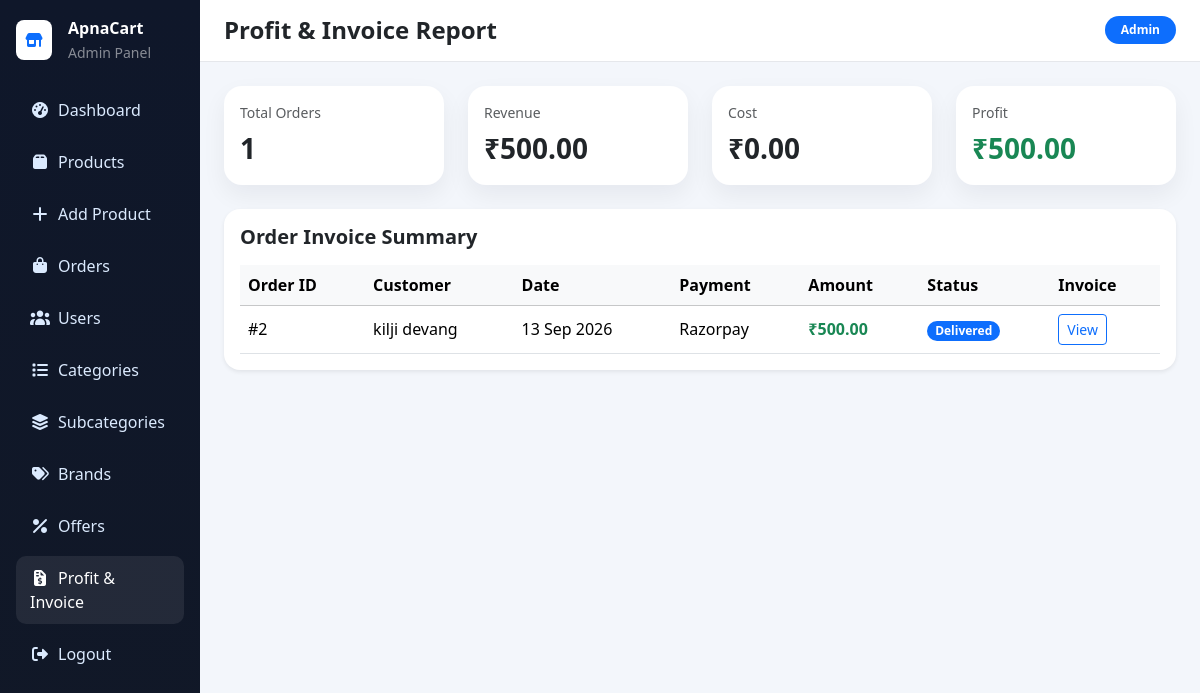
The page /admin/invoice_report.php (signed in) on the database its author committed.
### tables this page shows
CREATE TABLE `orders` (
  `orderID` int(11) NOT NULL,
  `userID` int(11) NOT NULL,
  `fullName` varchar(100) NOT NULL,
  `phone` varchar(20) NOT NULL,
  `address` text NOT NULL,
  `city` varchar(550) NOT NULL,
  `state` varchar(50) NOT NULL,
  `pincode` varchar(20) NOT NULL,
  `totalAmount` decimal(10,2) NOT NULL,
  `paymentMethod` varchar(30) NOT NULL,
  `paymentStatus` varchar(30) DEFAULT 'Pending',
  `orderStatus` varchar(30) DEFAULT 'Placed',
  `orderDate` timestamp NOT NULL DEFAULT current_timestamp()
);

### admin/invoice_report.php (the view, shortened to what this page needs)
<?php
include("../config/db.php");
$invoiceTotal = 0;
$totalOrders = 0;
$totalCost = 0;
$orderRows = [];
$orderSummary = mysqli_query($conn, "SELECT o.orderID, o.userID, o.fullName, o.totalAmount, o.orderDate, o.paymentStatus, o.paymentMethod, o.orderStatus FROM orders o WHERE o.orderStatus = 'Delivered' ORDER BY o.orderID DESC");
if ($orderSummary) {
    $totalOrders = mysqli_num_rows($orderSummary);
    while ($order = mysqli_fetch_assoc($orderSummary)) {
        $orderRows[] = $order;
        $invoiceTotal += (float) $order['totalAmount'];
    }
}
$totalProfit = $invoiceTotal - $totalCost;
?>
<!DOCTYPE html>
<html lang="en">
<head>
    <link href="../bootstrap/css/bootstrap.min.css" rel="stylesheet">
    <link href="../fontawesome/css/all.min.css" rel="stylesheet">
</head>
<body>
    <div class="container-fluid">
        <div class="row">
            <aside class="col-md-2 sidebar text-white p-3">
                <div class="d-flex align-items-center gap-3 mb-4">
                    <div class="bg-white text-primary rounded-3 p-2"><i class="fa-solid fa-shop"></i></div>
                    <div>
                        <div class="fw-bold">ApnaCart</div>
                        <small class="text-white-50">Admin Panel</small>
                    </div>
                </div>
                <nav class="nav flex-column gap-2">
                    <a class="nav-link" href="index.php"><i class="fa-solid fa-gauge-high me-2"></i>Dashboard</a>
                    <a class="nav-link" href="products.php"><i class="fa-solid fa-box me-2"></i>Products</a>
                    <a class="nav-link" href="add_product.php"><i class="fa-solid fa-plus me-2"></i>Add Product</a>
                    <a class="nav-link" href="orders.php"><i class="fa-solid fa-bag-shopping me-2"></i>Orders</a>
                    <a class="nav-link" href="users.php"><i class="fa-solid fa-users me-2"></i>Users</a>
                    <a class="nav-link" href="category.php"><i class="fa-solid fa-list me-2"></i>Categories</a>
                    <a class="nav-link" href="subcategory.php"><i class="fa-solid fa-layer-group me-2"></i>Subcategories</a>
                    <a class="nav-link" href="brands.php"><i class="fa-solid fa-tags me-2"></i>Brands</a>
                    <a class="nav-link" href="offers.php"><i class="fa-solid fa-percent me-2"></i>Offers</a>
                    <a class="nav-link active" href="invoice_report.php"><i class="fa-solid fa-file-invoice-dollar me-2"></i>Profit & Invoice</a>
                    <a class="nav-link" href="logout.php"><i class="fa-solid fa-right-from-bracket me-2"></i>Logout</a>
                </nav>
            </aside>
            <main class="col-md-10 p-0">
                <div class="topbar px-4 py-3 d-flex justify-content-between align-items-center">
                    <div><h4 class="mb-0 fw-bold">Profit & Invoice Report</h4></div>
                    <span class="badge bg-primary rounded-pill px-3 py-2">Admin</span>
                </div>
                <div class="p-4">
                    <div class="row g-4 mb-4">
                        <div class="col-md-3">
                            <div class="card stat-box p-3 border-0">
                                <div class="text-muted small">Total Orders</div>
                                <div class="fs-3 fw-bold mt-1"><?php echo $totalOrders; ?></div>
                            </div>
                        </div>
                        <div class="col-md-3">
                            <div class="card stat-box p-3 border-0">
                                <div class="text-muted small">Revenue</div>
                                <div class="fs-3 fw-bold mt-1">₹<?php echo number_format($invoiceTotal, 2); ?></div>
                            </div>
                        </div>
                        <div class="col-md-3">
                            <div class="card stat-box p-3 border-0">
                                <div class="text-muted small">Cost</div>
                                <div class="fs-3 fw-bold mt-1">₹<?php echo number_format($totalCost, 2); ?></div>
                            </div>
                        </div>
                        <div class="col-md-3">
                            <div class="card stat-box p-3 border-0">
                                <div class="text-muted small">Profit</div>
                                <div class="fs-3 fw-bold mt-1 text-success">₹<?php echo number_format($totalProfit, 2); ?></div>
                            </div>
                        </div>
                    </div>
                    <div class="card shadow-sm border-0 rounded-4">
                        <div class="card-body">
                            <h5 class="fw-bold mb-3">Order Invoice Summary</h5>
                            <div class="table-responsive">
                                <table class="table table-hover align-middle mb-0">
                                    <thead class="table-light">
                                        <tr>
                                            <th>Order ID</th>
                                            <th>Customer</th>
                                            <th>Date</th>
                                            <th>Payment</th>
                                            <th>Amount</th>
                                            <th>Status</th>
                                            <th>Invoice</th>
                                        </tr>
                                    </thead>
                                    <tbody>
                                        <?php if (!empty($orderRows)) : ?>
                                            <?php foreach ($orderRows as $row) : ?>
                                                <tr>
                                                    <td>#<?php echo $row['orderID']; ?></td>
                                                    <td><?php echo htmlspecialchars($row['fullName']); ?></td>
                                                    <td><?php echo date('d M Y', strtotime($row['orderDate'])); ?></td>
                                                    <td><?php echo htmlspecialchars($row['paymentMethod']); ?></td>
                                                    <td class="fw-bold text-success">₹<?php echo number_format((float)$row['totalAmount'], 2); ?></td>
                                                    <td>
                                                        <span class="badge bg-primary rounded-pill"><?php echo htmlspecialchars($row['orderStatus']); ?></span>
                                                    </td>
                                                    <td>
                                                        <a href="../invoice.php?orderID=<?php echo $row['orderID']; ?>" class="btn btn-sm btn-outline-primary" target="_blank">View</a>
                                                    </td>
                                                </tr>
                                            <?php endforeach; ?>
                                        <?php else : ?>
                                            <tr>
                                                <td colspan="7" class="text-center text-muted py-4">No orders found.</td>
                                            </tr>
                                        <?php endif; ?>
                                    </tbody>
                                </table>
                            </div>
                        </div>
                    </div>
                </div>
            </main>
        </div>
    </div>
</body>
</html>

### admin/invoice_report.php (style rules this page uses)
body { background: #f3f6fb; }
.sidebar { background: linear-gradient(180deg, #0f172a, #111827); min-height: 100vh; }
.nav-link { color: #dbeafe; border-radius: 10px; padding: 10px 14px; }
.nav-link:hover, .nav-link.active { background: rgba(255,255,255,0.08); color: #fff; }
.topbar { background: #fff; border-bottom: 1px solid #e5e7eb; }
.stat-box { border-radius: 18px; box-shadow: 0 10px 25px rgba(15,23,42,0.06); }
.table td, .table th { vertical-align: middle; }

### rows shown on the page
orders: orderID "2", fullName "kilji devang", orderDate "13 Sep 2026", paymentMethod "Razorpay", totalAmount "500.00", orderStatus "Delivered"

### other values the page prints
$totalOrders "1"
$invoiceTotal "500.00"
$totalCost "0.00"
$totalProfit "500.00"
